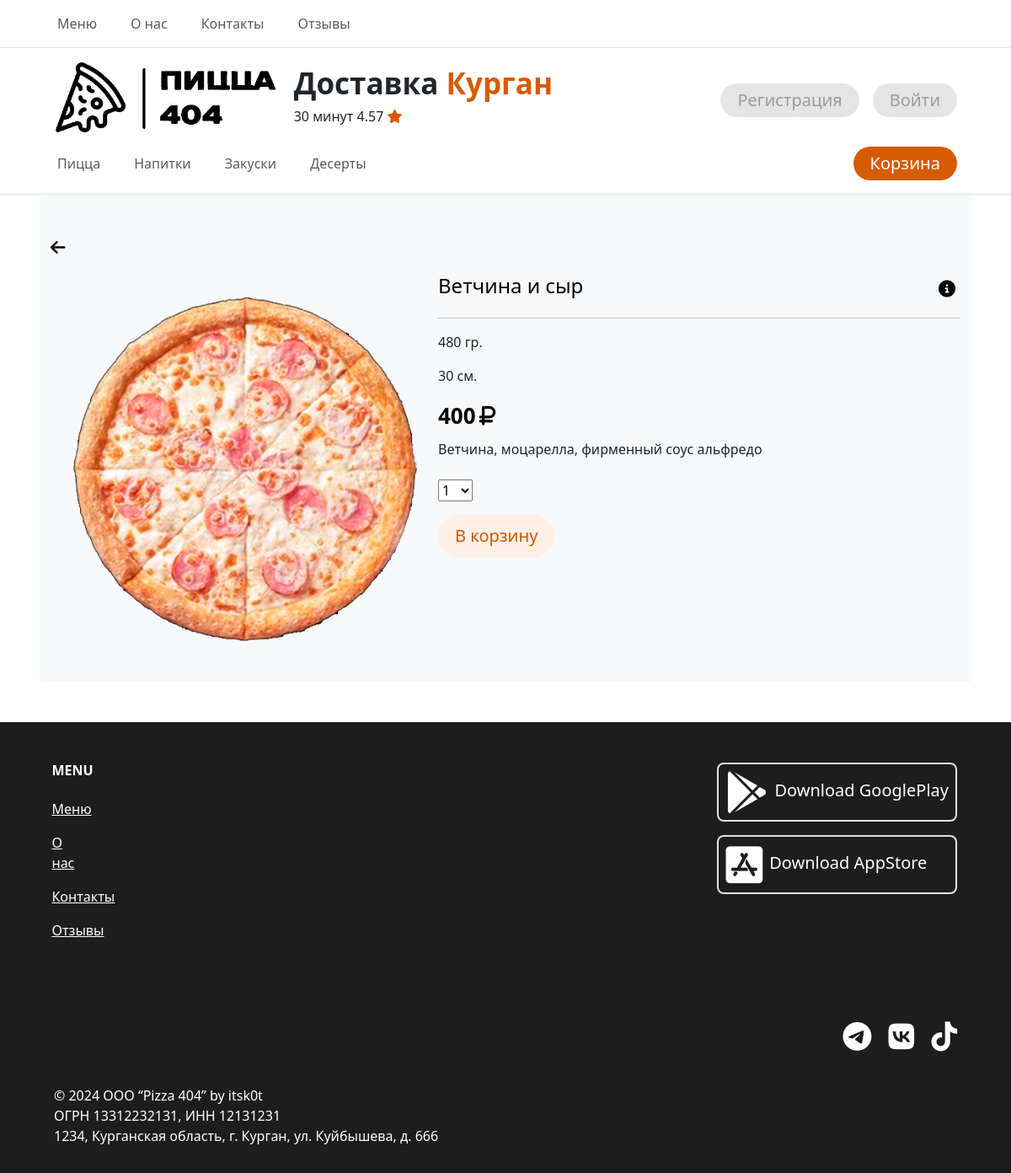
The app's page /8/ with its own data.
### products/models.py (models this page shows, shortened)
class Category(models.Model):
    title = models.CharField(verbose_name='Название', max_length=128)
    class Meta:
        verbose_name = 'Категория'
        verbose_name_plural = 'Категории'

class Products(models.Model):
    title = models.CharField(verbose_name='Название', max_length=128)
    description = models.TextField(verbose_name='Описание')
    image = models.ImageField(verbose_name='Изображение', upload_to='images/')
    price = models.IntegerField(verbose_name='Цена')
    category_id = models.ForeignKey(Category, on_delete=models.CASCADE, verbose_name='Категория')
    promotion_id = models.ForeignKey(Promotion, on_delete=models.CASCADE, verbose_name='Акция', default=1)
    stop = models.BooleanField(verbose_name='Находится ли в продаже', default=True)
    nutritional_value = models.CharField(verbose_name='Пищевая ценность', max_length=128)
    mass = models.CharField(verbose_name='Масса', max_length=11, null=True, blank=True)
    volume = models.CharField(verbose_name='Объем', max_length=11, null=True, blank=True)
    quantity = models.CharField(verbose_name='Количество', max_length=11, null=True, blank=True)
    diameter = models.CharField(verbose_name='Диаметр', max_length=11, null=True, blank=True)
    class Meta:
        verbose_name = 'Продукт'
        verbose_name_plural = 'Продукты'

### products/views.py (the view)
# urls.py: path('<int:pk>/', ProductDetailView.as_view(), name='product_detail'),
class ProductDetailView(FormMixin, DetailView):
    model = Products
    template_name = 'products/product_detail.html'
    context_object_name = 'product_detail'
    form_class = CartAddProductForm

### cart/forms.py
class CartAddProductForm(forms.Form):
    quantity = forms.TypedChoiceField(
                                choices=PRODUCT_QUANTITY_CHOICES,
                                coerce=int)
    update = forms.BooleanField(required=False,
                                initial=False,
                                widget=forms.HiddenInput)

### cart/context_processors.py (called while the page is built)
def cart(request):
    return {'cart': Cart(request)}

### technical/context_processors.py (called while the page is built)
def header_menu(request):
    return {'category_menu': Category.objects.all()}

### products/templates/products/product_detail.html (shortened to what this page needs)
{% extends 'root.html' %}
    {% block content %}
    <div class="py-3 py-md-5 bg-light">
        <div class="container">
            <div class="row">
                <a href="{% url 'product:product_list' %}" style="color: #000; text-decoration: none; font-size: 20px;"><i
                        class="fa-solid fa-arrow-left"></i></a>
                <div class="col-md-5 mt-3">
                    <div class="">
                        <img src="{{ product_detail.image.url }}" class="w-100 rounded-4" style="border: none;"
                             alt="Img">
                    </div>
                </div>
                <div class="col-md-7 mt-3">
                    <div class="product-view">
                        <div class="d-flex justify-content-between">
                            <h4 class="product-name">
                                {{ product_detail.title }}
                            </h4>
                            <button type="button" class="" data-bs-toggle="modal"
                                    data-bs-target="#exampleModal2" style="border: none; background: none; font-size: 20px;">
                                <i class="fa-solid fa-circle-info" style="color: #000;"></i>
                            </button>
                        </div>
                        <hr>
                        <p class="card-text">
                            {% if product_detail.mass == None %}
                        <p style="display: none">{{ product_detail.mass }}</p>
                        {% else %}
                        {{ product_detail.mass }} гр.
                        {% endif %}
                        {% if product_detail.diameter == None %}
                        <p style="display: none">{{ product_detail.diameter }}</p>
                        {% else %}
                        {{ product_detail.diameter }} см.
                        {% endif %}
                        </p>
                        <div>
                            <span class="selling-price">{{ product_detail.price }}<i
                                    class="fa-solid fa-ruble-sign ms-1"></i></span>
                        </div>
                        <div class="mt-2">
                            <p>
                                {{ product_detail.description }} <br>
                            </p>
                        </div>
                        <div class="mt-4">
                            <form action="{% url 'cart:cart_add' product_detail.id %}" method="post">
                                {{ form.as_p }}
                                {% if user.is_active %}
                                <input type="submit" class="card_btn_custom" value="В корзину">
                                {% else %}
                                <a type="button" class="card_btn_custom" data-bs-toggle="modal"
                                   data-bs-target="#exampleModal">
                                    В корзину
                                </a>
                                {% endif %}
                            </form>
                        </div>
                    </div>
                </div>
            </div>
        </div>
    </div>
        {% endblock %}

### templates/root.html (shortened to what this page needs)
{% load static %}
<!DOCTYPE html>
<html lang="ru">
<head>
    <link rel="stylesheet" href="{% static 'css/css.css' %}">
    <link href="https://cdn.jsdelivr.net/npm/bootstrap@5.3.2/dist/css/bootstrap.min.css" rel="stylesheet"
>
</head>
<body>
<header class="">
    <nav class="navbar navbar-expand-lg navbar-light border-bottom ps-5 pe-5">
        <div class="container-fluid">
            <div class="collapse navbar-collapse" id="nav_lc">
                <ul class="navbar-nav">
                    <li class="nav-item me-4"><a class="nav-link" href="{% url 'product:product_list' %}">Меню</a></li>
                    <li class="nav-item me-4"><a class="nav-link" href="{% url 'technical:about_us' %}">О нас</a>
                    </li>
                    <li class="nav-item me-4"><a class="nav-link" href="{% url 'technical:contacts' %}">Контакты</a>
                    </li>
                    <li class="nav-item me-4"><a class="nav-link" href="{% url 'reviews:reviews_list' %}">Отзывы</a>
                    </li>
                </ul>
            </div>
        </div>
    </nav>
    <div class="ps-5 pe-5">
        <div class="">
            <div class="d-flex justify-content-between pt-3 ps-3 pe-3">
                <div class="d-flex ">
                    <a class="navbar-brand" href="{% url 'product:product_list' %}"><img style="height: 90px;"
                                                                                         src="/media/images/logo.png"></a>
                    <p class="ms-3">
                        <span style="font-size: 35px;"><b>Доставка
                                <span style="color: #d75b00;">Курган</span>
                        </b></span><br>
                        30 минут 4.57 <i class="fa-solid fa-star" style="color: #d75b00;"></i>
                    </p>
                </div>
                <div class="d-flex align-items-center">
                    {% if user.is_active %}
                    {{user.username}} | <a class="ms-2 btn_header_custom" href="{% url 'auth:logout' %}">Выйти</a>
                    {% else %}
                    <a class="me-3 btn_header_custom" href="{% url 'auth:register' %}">Регистрация</a>
                    <a class="btn_header_custom" href="{% url 'auth:login' %}">Войти</a>
                    {% endif %}
                </div>
            </div>
        </div>
    </div>
    <div class="ps-5 pe-5 border-bottom head_menu pb-2">
        <div class="d-flex justify-content-between pe-3">
            <nav class="navbar navbar-expand-lg navbar-light">
                <div class="container-fluid">
                    <div class="collapse navbar-collapse" id="nav_lc2">
                        <ul class="navbar-nav">
                            {% for el in category_menu %}
                            <li class="nav-item me-4 "><a class="nav-link" href="#{{ el.id }}">{{ el.title }}</a></li>
                            {% endfor %}
                        </ul>
                    </div>
                </div>
            </nav>
            <div class="d-flex align-items-center">
                {% if user.is_active %}
                <a class="btn_header_basket_custom" href="{% url 'cart:cart_detail' %}">Корзина</a>
                {% else %}
                <a type="button" class="btn_header_basket_custom" data-bs-toggle="modal"
                   data-bs-target="#exampleModal">
                    Корзина
                </a>
                {% endif %}
            </div>
        </div>
    </div>
</header>
<main class="ps-5 pe-5">
    {% block content %}
    {% endblock %}
</main>
<footer class="mt-5">
    <div class="">
        <div class="d-flex justify-content-between ps-4 pe-5">
            <div class="d-flex w-25 justify-content-between">
                <section class="">
                    <div class="text-md-start mt-5">
                        <div class="row mt-3">
                            <div class="col-md-2 col-lg-2 col-xl-2 mx-auto mb-4">
                                <h6 class="text-uppercase fw-bold mb-4">Menu</h6>
                                <p><a href="{% url 'product:product_list' %}" class="text-reset">Меню</a></p>
                                <p><a href="{% url 'technical:about_us' %}" class="text-reset">О нас</a></p>
                                <p><a href="{% url 'technical:contacts' %}" class="text-reset">Контакты</a></p>
                                <p><a href="{% url 'reviews:reviews_list' %}" class="text-reset">Отзывы</a></p>
                            </div>
                        </div>
                    </div>
                </section>
            </div>
            <div class="mt-5 pe-3">
                <a href="#" class="btn_footer">
                    <div class="d-flex border border-2 p-2 rounded-3" style="color: #fff;">
                        <i class="fa-brands fa-google-play" style="font-size: 50px;"></i>
                        <h5 class="d-flex align-items-center ms-2 mt-1">Download GooglePlay</h5>
                    </div>
                </a>
                <a href="#" class="btn_footer">
                    <div class="d-flex border border-2 p-2 rounded-3 mt-3" style="color: #fff;">
                        <i class="fa-brands fa-app-store-ios" style="font-size: 50px;"></i></i>
                        <h5 class="d-flex align-items-center ms-2 mt-1">Download AppStore</h5>
                    </div>
                </a>
            </div>
        </div>
        <div class="ps-5 pe-5 d-flex justify-content-between mt-5">
            <div class="pe-3">
                <nav class="navbar navbar-expand-lg navbar-light">
                </nav>
            </div>
            <div class="pe-3">
                <a href="https://t.me/zxcitsk0t" class="btn_footer_social ms-3"><i
                        class="fa-brands fa-telegram"></i></a>
                <a href="#" class="btn_footer_social ms-3"><i
                        class="fa-brands fa-vk"></i></a>
                <a href="#" class="btn_footer_social ms-3"><i
                        class="fa-brands fa-tiktok"></i></a>
            </div>
        </div>
        <div class="ps-5 pe-5 mt-3">
            <div class="p-3">
                <p>
                    © 2024 ООО “Pizza 404” by itsk0t <br>
                    ОГРН 13312232131, ИНН 12131231 <br>
                    1234, Курганская область, г. Курган, ул. Куйбышева, д. 666
                </p>
            </div>
        </div>
    </div>
</footer>
</body>
</html>

### static/css/css.css (style rules this page uses)
footer { background: #1d1d1d; color: #fff; text-decoration: none; }
.card_btn_custom { background: #fff0e6; color: #d15700; font-size: 20px; text-decoration: none; padding: 10px; padding-left: 20px; padding-right: 20px; border-radius: 50px; }
.btn_header_custom { background: #e5e5e5; color: #9a9a9a; font-size: 20px; text-decoration: none; padding: 5px; padding-left: 20px; padding-right: 20px; border-radius: 50px; }
.btn_header_basket_custom { background: #d75b00; color: #fff; font-size: 20px; text-decoration: none; padding: 5px; padding-left: 20px; padding-right: 20px; border-radius: 50px; }
.product-view .product-name { font-size: 24px; color: #000; }
.product-view .selling-price { font-size: 26px; color: #000; font-weight: 600; margin-right: 8px; }
.btn_footer { text-decoration: none; color: #000; }
.btn_footer_social { text-decoration: none; color: #fff; font-size: 35px; }

### records on screen
Category: title "Пицца"
Category: title "Напитки"
Category: title "Закуски"
Category: title "Десерты"
Products: image (picture), title "Ветчина и сыр", mass "480", diameter "30", price "400", description "Ветчина, моцарелла, фирменный соус альфредо"
